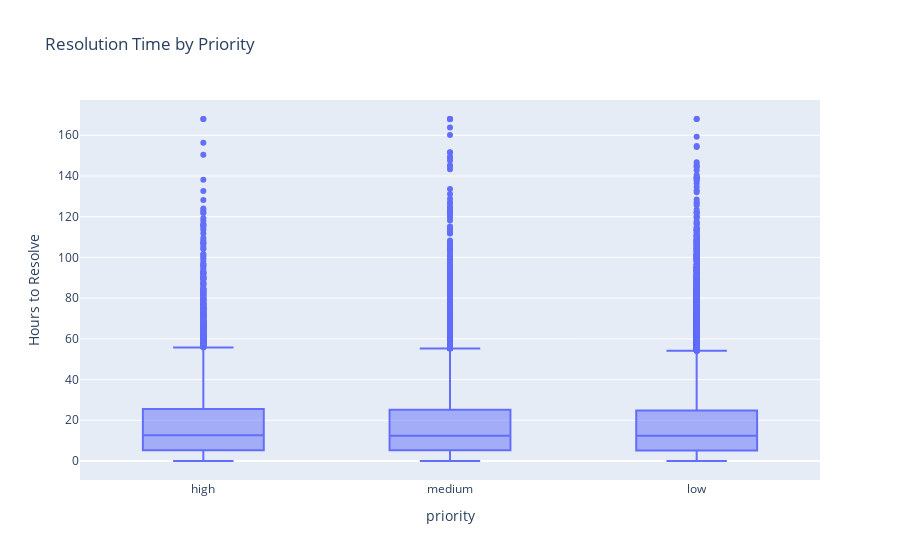

Notebook code cell kept with this figure:
### Code cell
#Resolution Time by Priority
fig = px.box(
    support_tickets,
    x="priority",
    y="resolution_hours",
    title="Resolution Time by Priority",
    labels={"resolution_hours": "Hours to Resolve"},
)

fig.show()

### Figure 1 — Plotly figure (JSON) as saved in the notebook; plotly's stock layout.template omitted (floating-point values rounded to 4 significant figures; data arrays with more than 128 entries replaced by an {"elided": "..."} marker saying what was removed)
{"data": [{"alignmentgroup": "True", "hovertemplate": "priority=%{x}<br>Hours to Resolve=%{y}<extra></extra>", "legendgroup": "", "marker": {"color": "#636efa"}, "name": "", "notched": false, "offsetgroup": "", "orientation": "v", "showlegend": false, "type": "box", "x": {"elided": "59869 str values"}, "x0": " ", "xaxis": "x", "y": {"elided": "59869 float values"}, "y0": " ", "yaxis": "y"}], "layout": {"boxmode": "group", "legend": {"tracegroupgap": 0}, "title": {"text": "Resolution Time by Priority"}, "xaxis": {"anchor": "y", "domain": [0, 1], "title": {"text": "priority"}}, "yaxis": {"anchor": "x", "domain": [0, 1], "title": {"text": "Hours to Resolve"}}}}
